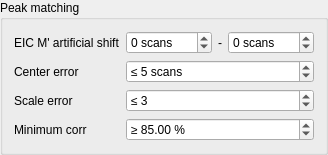
                      <widget class="QGroupBox" name="groupBox_11">
                       <property name="title">
                        <string>Peak matching</string>
                       </property>
                       <layout class="QGridLayout" name="gridLayout_18">
                        <item row="1" column="1">
                         <widget class="QSpinBox" name="peak_centerError">
                          <property name="suffix">
                           <string> scans</string>
                          </property>
                          <property name="prefix">
                           <string>≤ </string>
                          </property>
                          <property name="value">
                           <number>5</number>
                          </property>
                         </widget>
                        </item>
                        <item row="2" column="0">
                         <widget class="QLabel" name="scaleError">
                          <property name="text">
                           <string>Scale error</string>
                          </property>
                         </widget>
                        </item>
                        <item row="3" column="1">
                         <widget class="QDoubleSpinBox" name="minPeakCorr">
                          <property name="prefix">
                           <string>≥ </string>
                          </property>
                          <property name="suffix">
                           <string> %</string>
                          </property>
                          <property name="minimum">
                           <double>-100.000000000000000</double>
                          </property>
                          <property name="maximum">
                           <double>100.000000000000000</double>
                          </property>
                          <property name="singleStep">
                           <double>5.000000000000000</double>
                          </property>
                          <property name="value">
                           <double>85.000000000000000</double>
                          </property>
                         </widget>
                        </item>
                        <item row="1" column="0">
                         <widget class="QLabel" name="label_2">
                          <property name="text">
                           <string>Center error</string>
                          </property>
                         </widget>
                        </item>
                        <item row="3" column="0">
                         <widget class="QLabel" name="label_47">
                          <property name="text">
                           <string>Minimum corr</string>
                          </property>
                         </widget>
                        </item>
                        <item row="2" column="1">
                         <widget class="QSpinBox" name="peak_scaleError">
                          <property name="prefix">
                           <string>≤ </string>
                          </property>
                          <property name="value">
                           <number>3</number>
                          </property>
                         </widget>
                        </item>
                        <item row="0" column="0">
                         <widget class="QLabel" name="label_13">
                          <property name="text">
                           <string>EIC M' artificial shift</string>
                          </property>
                         </widget>
                        </item>
                        <item row="0" column="1">
                         <layout class="QHBoxLayout" name="horizontalLayout_2">
                          <item>
                           <widget class="QSpinBox" name="spinBox_artificialMPshift_start">
                            <property name="suffix">
                             <string> scans</string>
                            </property>
                            <property name="prefix">
                             <string/>
                            </property>
                            <property name="minimum">
                             <number>-100</number>
                            </property>
                            <property name="maximum">
                             <number>100</number>
                            </property>
                           </widget>
                          </item>
                          <item>
                           <widget class="QLabel" name="label_14">
                            <property name="sizePolicy">
                             <sizepolicy hsizetype="Maximum" vsizetype="Preferred">
                              <horstretch>0</horstretch>
                              <verstretch>0</verstretch>
                             </sizepolicy>
                            </property>
                            <property name="text">
                             <string>-</string>
                            </property>
                           </widget>
                          </item>
                          <item>
                           <widget class="QSpinBox" name="spinBox_artificialMPshift_stop">
                            <property name="suffix">
                             <string> scans</string>
                            </property>
                            <property name="minimum">
                             <number>-100</number>
                            </property>
                            <property name="maximum">
                             <number>100</number>
                            </property>
                           </widget>
                          </item>
                         </layout>
                        </item>
                       </layout>
                      </widget>
